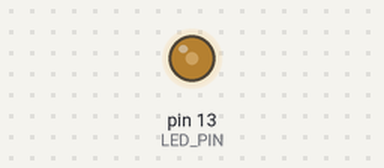
Recording of a sketch running on a simulated Arduino Uno, built with avr-gcc and run on an emulated ATmega328P. Parts: output pins drawn as LEDs (lit = HIGH).

Above: at 0.34 s.
Timing chart, 0 to 40.0 s (numbered marks = the images above):
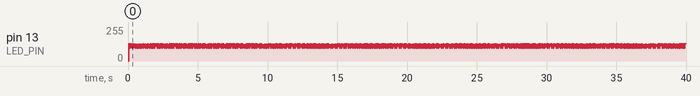

The sketch:

lumi_TX.ino
```cpp
const int LED_PIN = 13;
const unsigned long BIT_PERIOD_US = 208; // equals to 4800 baud
const unsigned long HALF_BIT_US = BIT_PERIOD_US / 2;

unsigned int messageID = 1; // Counter to track our messages
char txBuffer[64];          // Array to hold the dynamically built sentence

void smartDelay(unsigned long us) {
    delay(us / 1000);
    delayMicroseconds(us % 1000);
}

void sendBit(bool b) {
    if (b) {
        digitalWrite(LED_PIN, HIGH);
        smartDelay(HALF_BIT_US);
        digitalWrite(LED_PIN, LOW);
        smartDelay(HALF_BIT_US);
    } else {
        digitalWrite(LED_PIN, LOW);
        smartDelay(HALF_BIT_US);
        digitalWrite(LED_PIN, HIGH);
        smartDelay(HALF_BIT_US);
    }
}

void sendByte(uint8_t v) {
    for (int i = 7; i >= 0; i--) {
        sendBit((v >> i) & 1);
    }
}

void setup() {
    pinMode(LED_PIN, OUTPUT);
    digitalWrite(LED_PIN, LOW);
}

void loop() {
    // 0. Build the dynamic message!
    // This injects the messageID into the string, then increments the ID by 1.
    snprintf(txBuffer, sizeof(txBuffer), "Msg ID [%u]: Hello, optical world!", messageID++);

    // 1. Preamble
    for (int i = 0; i < 16; i++) {
        sendBit(i % 2);
    }

    // 2. Sync Byte
    sendByte(0xD5);

    // 3. Send Message AND Calculate Checksum
    uint8_t checksum = 0;
    int i = 0;
    while (txBuffer[i] != '\0') {
        sendByte(txBuffer[i]);
        checksum ^= txBuffer[i];
        i++;
    }

    // 4. Send Null Terminator
    sendByte('\0');

    // 5. Send Checksum Byte
    sendByte(checksum);

    // 6. Idle Period
    digitalWrite(LED_PIN, LOW);
    delay(10);
}
```
